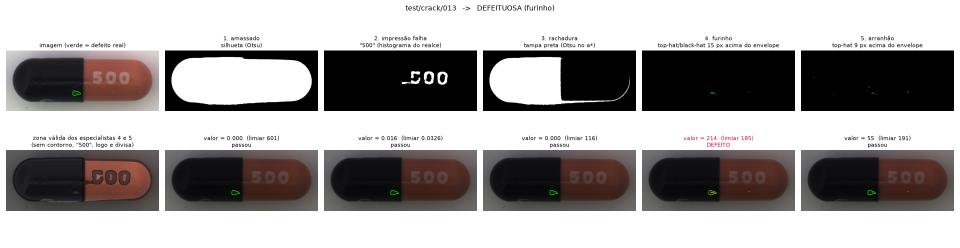
#> input picture resultados/etapa7/erro_falso_negativo_crack_test_013.png, 1920 x 496 px, given in place of 000.png, which was not available (shown at 1/2 size); the run also reads 1 picture not shown here
$ python comparar_candidatos.py   (older library calls are emulated)
#> lines starting #> are read from the running program, lines starting #| are printed output that depends on the picture; after the words box and inside, x2 and y2 are one past the last pixel; in counts of white or black regions, pixels touching at a corner belong together
### src/particao.py
"""Etapa 2: partição própria do dataset.

    banco          30 boas de train/good  -> referências
    calibracao     20 boas de train/good  -> limiares (só a variação normal)
    classificacao  192 boas + 109 defeituosas -> avaliação, 5 folds estratificados por tipo

Uso:  python src/particao.py   -> dados/particao.csv
"""

from __future__ import annotations

import csv
import random
from collections import Counter
from pathlib import Path

from pipeline import DATASET_DIR, GOLDEN_N_BANCO

N_CALIBRACAO = 20
N_FOLDS = 5
SEMENTE = 42
TIPOS_DEFEITO = ["crack", "faulty_imprint", "poke", "scratch", "squeeze"]
SAIDA = Path(__file__).resolve().parent.parent / "dados" / "particao.csv"


# [32 lines left out: function montar_particao, not called in this run]


def carregar_particao(conjunto: str | None = None) -> list[dict]:
    """Lê dados/particao.csv (opcionalmente filtrando por conjunto)."""
#> called with conjunto = 'banco'
    with open(SAIDA, newline="", encoding="utf-8") as f:
#> (reads dados/particao.csv from the repository)
        linhas = list(csv.DictReader(f))
    for l in linhas:
        l["fold"] = int(l["fold"]) if l["fold"] != "" else None
        l["caminho"] = DATASET_DIR / l["arquivo"]
    return [l for l in linhas if conjunto is None or l["conjunto"] == conjunto]


# [19 lines left out: function main, not called in this run]


# [2 lines that do not run on import are left out]

### src/pipeline.py
"""Etapa 1: funções básicas do pipeline e localização do defeito (bordas x golden template).

Uso:
    python src/pipeline.py --defeito crack --indice 0     # passo a passo de uma imagem
    python src/pipeline.py --calibrar                     # recalibra o limiar do golden template

Convenções: imagens em cinza uint8; máscaras uint8 com valores {0, 255}.
"""

from __future__ import annotations

import argparse
from pathlib import Path

import cv2
import matplotlib.pyplot as plt
import numpy as np

# --- PARÂMETROS ---
# Cinza após o bilateral: fundo ~200, laranja ~85-95, preto ~20-40, "500" ~86-121.
RAIZ = Path(__file__).resolve().parent.parent
DATASET_DIR = RAIZ / "capsule"

# Bilateral: o ruído varia ~5-15 níveis; sigma_cor 40 o suaviza e preserva saltos grandes.
BILATERAL_D = 9
BILATERAL_SIGMA_COLOR = 40
BILATERAL_SIGMA_SPACE = 9

# Canny: alto 40 inicia ~1-2% dos pixels da cápsula (p99 do gradiente ~60); baixo 15 continua
# bordas fracas (histerese). L2gradient: magnitude euclidiana, melhor em bordas diagonais.
CANNY_LIMIAR_BAIXO = 15
CANNY_LIMIAR_ALTO = 40
CANNY_APERTURE = 3

# Sobel 3x3, limiar fixo ~p99 da magnitude dentro da cápsula.
SOBEL_KSIZE = 3
SOBEL_LIMIAR = 60

# Abertura com elipse de k px apaga o que for mais estreito que k. O Canny dá bordas de 1 px:
# um fechamento de 5 px as agrupa antes, senão a abertura apagaria todas.
MORF_TAMANHOS = (3, 5, 7, 9)
MORF_FECHAMENTO_PREVIO = 5

# Erosão da máscara da cápsula: tira o contorno, que sempre acende (~93% do GT continua dentro).
ROI_EROSAO = 9

# Golden template: limiar ~ p99 da diferença entre boas; abertura 5 tira as lascas de 1-3 px
# do erro de alinhamento, mais finas que os defeitos.
GOLDEN_LIMIAR = 30
GOLDEN_ABERTURA = 5
GOLDEN_N_BANCO = 30        # cápsulas boas candidatas a referência
ECC_ESCALA = 0.25          # alinhamento em 1/4 da resolução: rápido e menos sensível ao ruído
ECC_ITERACOES = 200
ECC_EPS = 1e-6


# --- E/S ---
def carregar_imagem(caminho: str | Path) -> np.ndarray:
    """Lê uma imagem BGR. Lança erro explícito se o arquivo não existir."""
    img = cv2.imread(str(caminho), cv2.IMREAD_COLOR)
#> img is the input picture: shape (496, 1920, 3); mean B, G, R 159.6, 160.2, 163.5
    if img is None:
        raise FileNotFoundError(f"Não foi possível ler: {caminho}")
    return img


# [7 lines left out: function carregar_mascara_gt, not called in this run]


def caminho_teste(defeito: str, indice: int) -> Path:
    return DATASET_DIR / "test" / defeito / f"{indice:03d}.png"


# --- 1. PRÉ-PROCESSAMENTO ---
def converter_cinza(img_bgr: np.ndarray) -> np.ndarray:
    """BGR -> tons de cinza (luminância ITU-R BT.601)."""
    return cv2.cvtColor(img_bgr, cv2.COLOR_BGR2GRAY)
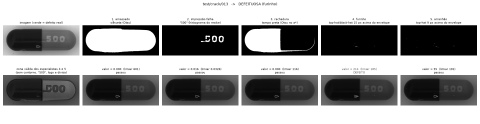
#> returned value: shape (496, 1920) (shown at 1/4 size); min 0, max 255, mean 161.1


def filtro_bilateral(cinza: np.ndarray,
                     d: int = BILATERAL_D,
                     sigma_color: float = BILATERAL_SIGMA_COLOR,
                     sigma_space: float = BILATERAL_SIGMA_SPACE) -> np.ndarray:
    """Suaviza a superfície preservando bordas (peso espacial x peso de intensidade)."""
#> called with d = 9, sigma_color = 40, sigma_space = 9
    return cv2.bilateralFilter(cinza, d, sigma_color, sigma_space)


def segmentar_capsula(cinza: np.ndarray, erosao: int = ROI_EROSAO) -> tuple[np.ndarray, np.ndarray]:
    """Máscara do objeto (cápsula) por Otsu + maior componente + preenchimento."""
#> called with erosao = 0
    blur = cv2.GaussianBlur(cinza, (5, 5), 0)
    _, binaria = cv2.threshold(blur, 0, 255, cv2.THRESH_BINARY_INV + cv2.THRESH_OTSU)
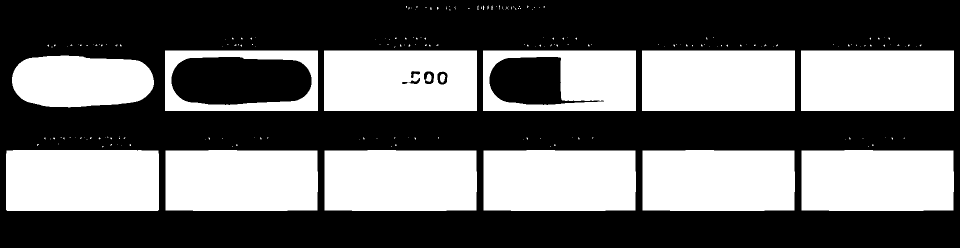
#> binaria: shape (496, 1920) (shown at 1/2 size); 41.5% white; 209 white regions (195 under 20 px), largest, box (x1, y1, x2, y2) and area: (12, 300, 318, 422) 37263, (1284, 101, 1590, 222) 37026, (1602, 101, 1908, 222) 37026
    binaria = cv2.morphologyEx(binaria, cv2.MORPH_CLOSE,
                               cv2.getStructuringElement(cv2.MORPH_ELLIPSE, (15, 15)))
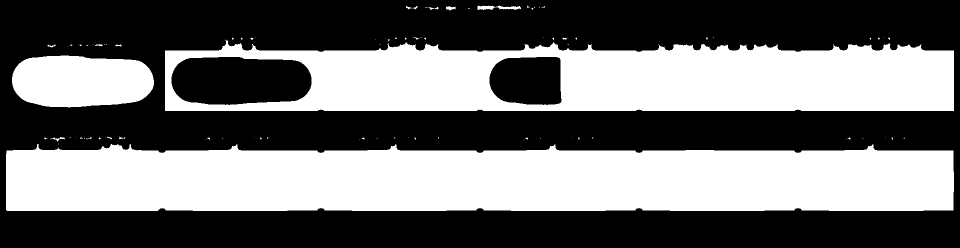
#> binaria: shape (496, 1920) (shown at 1/2 size); 43.7% white; 90 white regions (73 under 20 px)

    contornos, _ = cv2.findContours(binaria, cv2.RETR_EXTERNAL, cv2.CHAIN_APPROX_SIMPLE)
#> contornos = 90 contours, 81 with area under 20; largest, box (x1, y1, x2, y2) and area: (12, 288, 1908, 422) 227643, (330, 79, 1908, 222) 194060, (24, 111, 308, 215) 24528, (955, 11, 1042, 20) 371, (892, 12, 911, 21) 80
    mascara = np.zeros_like(cinza)
    if contornos:
        maior = max(contornos, key=cv2.contourArea)
#> maior = contour of 306 points, box (x1, y1, x2, y2) (12, 288, 1908, 422), area 227643
        cv2.drawContours(mascara, [maior], -1, 255, thickness=cv2.FILLED)
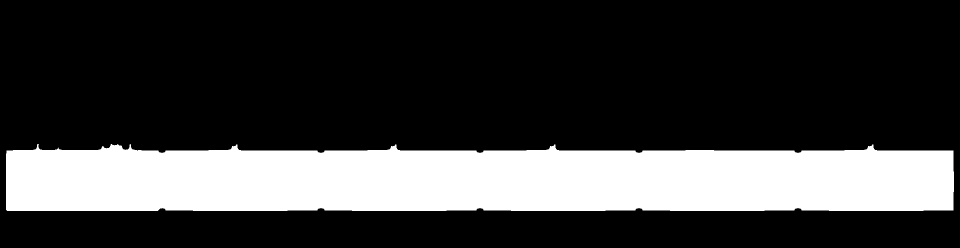
#> mascara: shape (496, 1920) (shown at 1/2 size); 24.1% white; 1 white region, box (x1, y1, x2, y2) and area: (12, 288, 1908, 422) 229706

    roi = mascara
    if erosao > 0:
        roi = cv2.erode(mascara, cv2.getStructuringElement(cv2.MORPH_ELLIPSE, (erosao, erosao)))
    return mascara, roi


# [291 lines left out: functions mascara_especular, detectar_bordas_canny, detectar_bordas_sobel, aplicar_abertura, alinhar_imagem, carregar_banco_referencias and 11 more, not called in this run]


# [2 lines that do not run on import are left out]

### src/especialistas.py
"""Etapa 7: um especialista por defeito. Cada um devolve um valor (maior = mais suspeito) e a
máscara do que acusou.

    1. amassado         XOR da silhueta com a boa mais parecida + abertura
    2. impressão falha  correlação de cada algarismo com o do banco (vale o pior)
    3. rachadura        forma da tampa preta (Otsu no a* do Lab) x tampa boa, fora do "500"
    4. furinho          LoG + Otsu num círculo + circularidade, acima do envelope
    5. arranhão         concentração de fragmentos do top-hat, acima do envelope

Envelope = máximo da resposta nas 30 boas do banco. Alinhamento por translação do centroide.

Uso:  python src/especialistas.py --defeito crack --indice 10 --salvar saida.png
"""

from __future__ import annotations

import argparse
from dataclasses import dataclass, field
from pathlib import Path

import cv2
import numpy as np

from impressao import segmentar_impressao, segmentar_logo
from pipeline import (
    RAIZ, carregar_imagem, carregar_mascara_gt, caminho_teste, converter_cinza,
    filtro_bilateral, segmentar_capsula,
)

# --- PARÂMETROS ---
ESTAGIOS = ["squeeze", "faulty_imprint", "crack", "poke", "scratch"]   # ordem da cascata
NOMES = {"squeeze": "amassado", "faulty_imprint": "impressão falha", "crack": "rachadura",
         "poke": "furinho", "scratch": "arranhão"}

# Zona válida (especialistas 4 e 5): fora da faixa do contorno, do "500" dilatado (assunto do
# especialista 2) e da faixa da divisa preto/laranja, que muda de posição.
BANDA_CONTORNO = 13
DILATA_IMPRESSAO = 13
MEIA_LARGURA_DIVISA = 9
LIMIAR_PRETO = 60          # cinza < 60 = tampa preta

# Logo: cadeia horizontal comprida de letras claras. O fechamento 45x15 junta as letras; só
# cadeias com >= 100 px de largura contam como logo (um furinho isolado continua visível).
LOGO_FECHAMENTO = (45, 15)
LOGO_LARGURA_MIN = 100
LOGO_DILATA = 15

TOLERANCIA_ENVELOPE = 9    # dilatação de cada mapa bom: tolera +-4 px de posição

# 1. Amassado: entre duas boas o XOR deixa uma casca de 1-3 px; a abertura 7x7 a apaga.
SQUEEZE_ABERTURA = 7

# 2. Impressão
IMP_MARGEM = 8             # borda (px) em volta do "500" no modelo
IMP_BUSCA = (40, 60)       # busca do "500" inteiro: +-40 px em x, +-60 px em y (giro)
IMP_BUSCA_ALGARISMO = 6    # ajuste fino de cada algarismo
IMP_TOLERANCIA_LARGURA = 6 # modelos válidos: largura do "500" a até 6 px da mediana do banco
IMP_LIMIAR_MASCARA = 30    # |teste - modelo| > 30 marca a região

KMEANS_SEMENTE = 42        # candidato k-means

# 3. Rachadura: a borda do laranja é menos nítida (sombra), então a casca normal é mais grossa.
RACHADURA_ABERTURA = 9

# 4. Furinho: o LoG responde a manchas de raio ~ sigma*raiz(2) e pouco a riscos finos.
# Escalas 6, 9, 13: manchas de ~17-37 px. Otsu num círculo de raio 3 sigma em volta de cada
# pico. Área mínima 150 px: os pontos de poeira das boas têm ~80-110 px.
FURINHO_SIGMAS = (6, 9, 13)
FURINHO_RAIO_EM_SIGMAS = 3
FURINHO_SUPORTE_MIN = 0.5  # o LoG só vale onde >= metade da Gaussiana cai na zona de busca
FURINHO_MARGEM_500 = 6
FURINHO_CANDIDATOS = 5     # picos do LoG examinados por imagem
FURINHO_AREA_MIN = 150
FURINHO_FECHAMENTO = 5
FURINHO_ABERTURA = 3

FURINHO_TOLERANCIA_REGIAO = 10   # candidato "crescimento de região"
TOPHAT_FURINHO_K = 15            # candidato: método anterior (top-hat/black-hat)
TOPHAT_FURINHO_LIMIAR = 6

# 5. Arranhão: riscos de 2-5 px e só 3-10 níveis de contraste. Top-hat pequeno, limiar baixo,
# sem bilateral (ele apagaria os riscos). O risco sai picotado; vale a concentração de
# fragmentos numa janela de 101 px.
ARRANHAO_K = 9
ARRANHAO_LIMIAR = 3
ARRANHAO_AREA_MIN = 4      # fragmentos menores que 4 px são ruído
ARRANHAO_JANELA = 101


def _ee(k: int) -> np.ndarray:
    return cv2.getStructuringElement(cv2.MORPH_ELLIPSE, (k, k))


# [4 lines left out: function _deslocar, not called in this run]


def _centroide(mascara: np.ndarray) -> tuple[float, float]:
    m = cv2.moments(mascara, binaryImage=True)
    if m["m00"] == 0:
        return mascara.shape[1] / 2, mascara.shape[0] / 2
    return m["m10"] / m["m00"], m["m01"] / m["m00"]


# [11 lines left out: functions _maior_componente, _caixa, not called in this run]


# --- CONTEXTO: o que se calcula uma vez por imagem ---
@dataclass
class Contexto:
    bgr: np.ndarray
    cinza: np.ndarray          # tons de cinza + bilateral (Etapa 1)
    suave: np.ndarray          # tons de cinza + Gaussiano 5x5 (preserva riscos finos)
    capsula: np.ndarray        # máscara da cápsula (silhueta)
    centro: tuple[float, float]
    preto: np.ndarray          # tampa preta: cápsula menos a região laranja
    centro_preto: tuple[float, float]
    x_divisa: int              # coluna da divisa preto/laranja
    impressao: np.ndarray      # máscara do "500"
    logo: np.ndarray           # zona do logo (vazia se ele não aparece)
    valida: np.ndarray         # bool: onde os especialistas 4 e 5 procuram
    cache: dict = field(default_factory=dict)   # resultados reusados entre especialistas


def segmentar_laranja(bgr: np.ndarray, capsula: np.ndarray, canal: str = "a") -> np.ndarray:
    """Região laranja da cápsula pelo histograma de COR dentro da cápsula (Otsu)."""
#> called with canal = 'a'
    if canal == "kmeans":
        dentro = capsula > 0
        if not dentro.any():
            return np.zeros_like(capsula)
        lab = cv2.GaussianBlur(cv2.cvtColor(bgr, cv2.COLOR_BGR2LAB), (5, 5), 0)
        cv2.setRNGSeed(KMEANS_SEMENTE)
        _, rotulos, centros = cv2.kmeans(
            lab[dentro][:, 1:3].astype(np.float32), 2, None,
            (cv2.TERM_CRITERIA_EPS + cv2.TERM_CRITERIA_MAX_ITER, 30, 0.5), 3, cv2.KMEANS_PP_CENTERS)
        laranja = np.zeros_like(capsula)
        laranja[dentro] = np.where(rotulos.ravel() == int(np.argmax(centros[:, 0])), 255, 0)
        return laranja
    if canal == "a":
        c = cv2.cvtColor(bgr, cv2.COLOR_BGR2LAB)[..., 1]
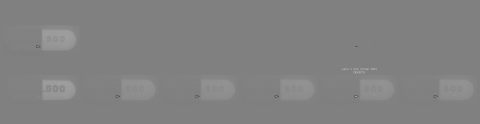
#> c: shape (496, 1920) (shown at 1/4 size); min 42, max 200, mean 129.4
    else:
        c = cv2.cvtColor(bgr, cv2.COLOR_BGR2GRAY)
    c = cv2.GaussianBlur(c, (5, 5), 0)
    dentro = capsula > 0
    if not dentro.any():
        return np.zeros_like(capsula)
    t, _ = cv2.threshold(c[dentro].reshape(-1, 1), 0, 255, cv2.THRESH_BINARY + cv2.THRESH_OTSU)
#> t = 135
    return np.where((c > t) & dentro, 255, 0).astype(np.uint8)
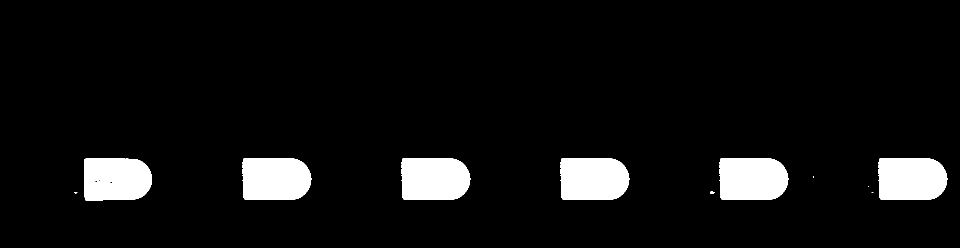
#> returned value: shape (496, 1920) (shown at 1/2 size); 6.7% white; 11 white regions (4 under 20 px), largest, box (x1, y1, x2, y2) and area: (485, 316, 623, 400) 10622, (803, 316, 941, 400) 10622, (1121, 316, 1259, 400) 10622


def coluna_divisa(cinza: np.ndarray, capsula: np.ndarray) -> int:
    """Coluna seguinte à última em que mais da metade da cápsula é preta. Na base, a tampa preta
    está sempre à esquerda."""
    dentro = capsula > 0
    altura = dentro.sum(0)
    frac_preta = ((cinza < LIMIAR_PRETO) & dentro).sum(0) / np.maximum(altura, 1)
    xs = np.where(altura > 100)[0]
    if len(xs) == 0:
        return cinza.shape[1] // 2
    pretas = xs[frac_preta[xs] >= 0.5]
    return int(pretas[-1]) + 1 if len(pretas) else int(xs[len(xs) // 2])


def zona_logo(cinza: np.ndarray, capsula: np.ndarray) -> np.ndarray:
    """Zona do logo: cadeia horizontal comprida de componentes claros na tampa preta."""
    logo = segmentar_logo(cinza, capsula)
    if not logo.any():
        return logo
    junto = cv2.morphologyEx(logo, cv2.MORPH_CLOSE,
                             cv2.getStructuringElement(cv2.MORPH_RECT, LOGO_FECHAMENTO))
    n, rotulos, stats, _ = cv2.connectedComponentsWithStats(junto, connectivity=8)
    saida = np.zeros_like(logo)
    for i in range(1, n):
        if stats[i, cv2.CC_STAT_WIDTH] >= LOGO_LARGURA_MIN:
            saida[rotulos == i] = 255
    return cv2.dilate(saida, _ee(LOGO_DILATA))


def preparar(bgr: np.ndarray) -> Contexto:
    bruto = converter_cinza(bgr)
    cinza = filtro_bilateral(bruto)
    capsula, _ = segmentar_capsula(cinza, erosao=0)
    laranja = segmentar_laranja(bgr, capsula)
    preto = np.where((capsula > 0) & (laranja == 0), 255, 0).astype(np.uint8)
#> preto: shape (496, 1920); 17.4% white; 6 white regions (5 under 20 px), largest, box (x1, y1, x2, y2) and area: (12, 288, 1908, 422) 166050
    x_div = coluna_divisa(cinza, capsula)
#> in coluna_divisa, `altura = dentro.sum(0)`: altura = 1920 values, max 134 at index 75, min 0 at index 0, mean 119.6
#> (the rest of the program and of its run is left out)
